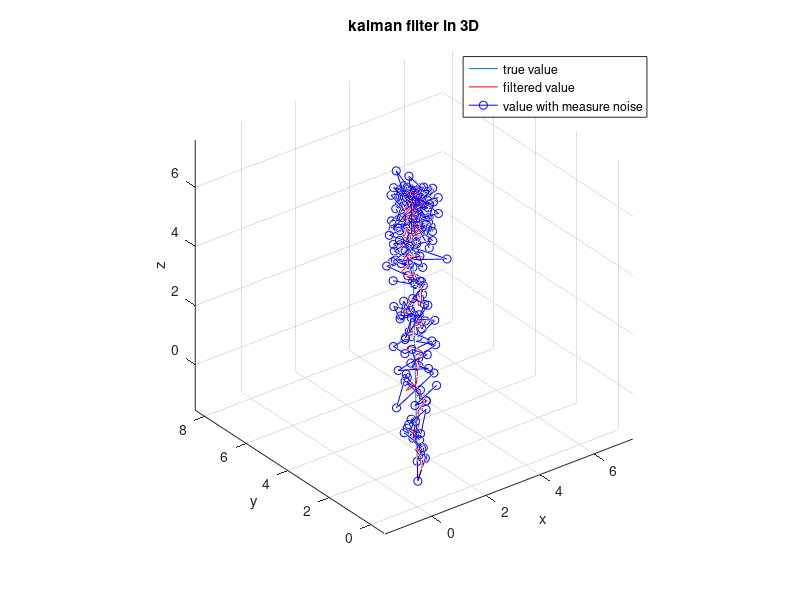
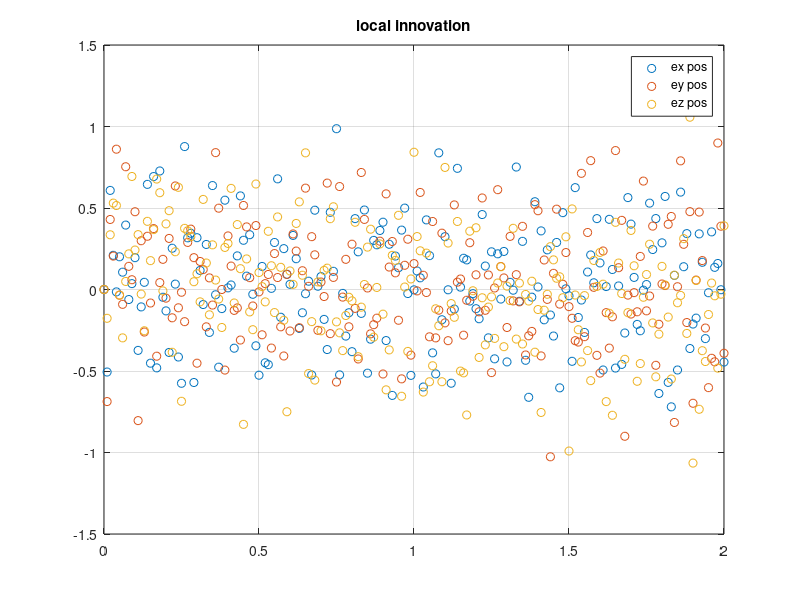
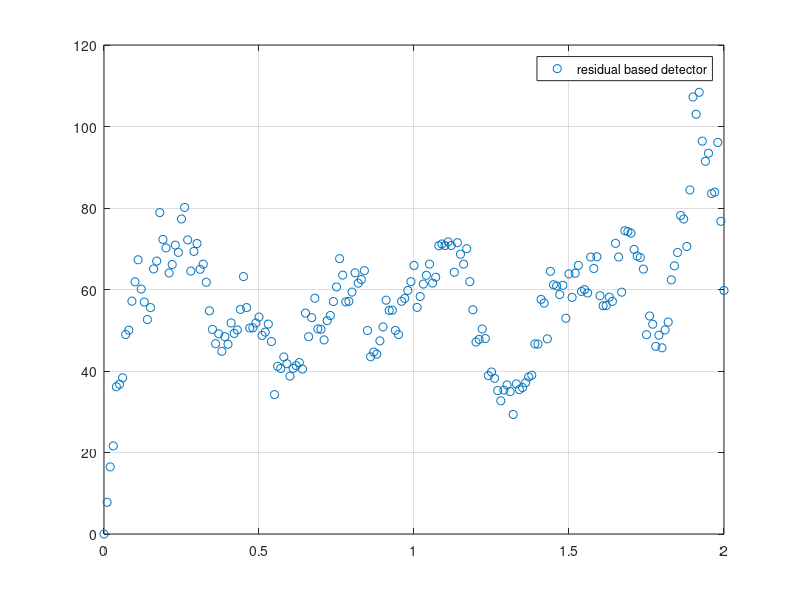

Write the MATLAB code that produced these figures, in order.
%% System Model and Measurement Model
% the model is free fall model

% set simulate time
dt = 0.01;
t = 0:dt:2;
N = length(t);

% set the attack mode
attack = true;

attack_signal = zeros(3, N);

if attack == true

    for k = 1:N
        % attack_signal(:, k) = [10 * k * dt; 10 * k * dt; 10 * k * dt];
        attack_signal(:, k) = 0.8.*[rand-0.5; rand-0.5; rand-0.5];
    end

end

% state-related var
X_real = zeros(9, N);
X_filtered = zeros(9, N);
error = zeros(3, N); % it represents local innovation

% suppose that we can measure the position
Z_measure = zeros(3, N);

pos = [0; 0; 0];
vel = [2; 3; 10];
acc = [0; 0; -9.8];
u = ones(1, N);

% kalman-related var
r_noise = 0.05;
q_noise = 0.01;

Q = q_noise * eye(9);
R = r_noise * eye(3);
P = eye(9);

W = sqrt(Q) * randn(9, N); % noise
V = sqrt(R) * randn(3, N); % noise
F = [1 0 0 dt 0 0 0 0 0;
    0 1 0 0 dt 0 0 0 0;
    0 0 1 0 0 dt 0 0 0;
    0 0 0 1 0 0 dt 0 0;
    0 0 0 0 1 0 0 dt 0;
    0 0 0 0 0 1 0 0 dt;
    0 0 0 0 0 0 1 0 0;
    0 0 0 0 0 0 0 1 0;
    0 0 0 0 0 0 0 0 1; ];

H = [1 0 0 0 0 0 0 0 0;
    0 1 0 0 0 0 0 0 0;
    0 0 1 0 0 0 0 0 0; ];

B = [
    0;
    0;
    0;
    0;
    0;
    0;
    0;
    0;
    0;
    ];

% residule related
rsd = zeros(1, N); % plot the residual with time
array = [];
J = 10; % the length of dynamic window

%% Kalman Filter
for k = 2:N
    % update the physical model
    vel = vel + (acc + u(:, k)) * dt;
    pos = pos + vel * dt + 0.5 * acc * dt * dt;
    X_real(:, k) = [pos; vel; acc];

    % measure with noise + attack (if the mode is attack mode)
    Z_measure(:, k) = pos + V(:, k) + attack_signal(:, k);

    % kalman filter
    X_pre = F * X_filtered(:, k - 1) + B * u(k);
    P_pre = F * P * F' + Q;
    error(:, k) = Z_measure(:, k) - H * X_pre;
    K = P_pre * H' * inv(H * P_pre * H' + R);
    X_filtered(:, k) = X_pre + K * error(:, k);
    P = (eye(9) - K * H) * P_pre;

    %
    residule = error(:, k)' * inv(H * P * H' + R) * error(:, k);
    array(end + 1) = residule;
    % make sure the length of the window is 10
    if length(array) > 10
        array(1) = [];
    end

    rsd(k) = sum(array);
end

%% Analysis
% plot the true value of it

figure('Name', 'Kalman Filter Simulation', 'NumberTitle', 'off');
plot3(X_real(1, :), X_real(2, :), X_real(3, :), ...
    X_filtered(1, :), X_filtered(2, :), X_filtered(3, :), 'r', ... % real
    Z_measure(1, :), Z_measure(2, :), Z_measure(3, :), 'b-o', MarkerSize = 3 ... % measure with noise
);
axis equal;
xlabel('x');
ylabel('y');
zlabel('z');
legend('true value', 'filtered value', 'value with measure noise');
grid on;
title("kalman filter in 3D");

figure('Name', 'Error Analysis', 'NumberTitle', 'off');
plot(t, error(1, :), 'o', t, error(2, :), 'o', t, error(3, :), 'o');
legend('ex pos', 'ey pos', 'ez pos');
title("local innovation");
grid on;

figure('Name', 'residule', 'NumberTitle', 'off');
plot(t, rsd, 'o');
legend('residual based detector');
grid on;
